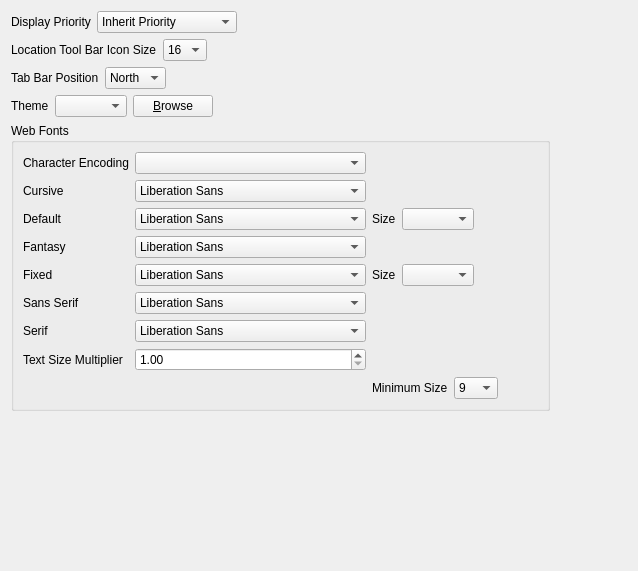
            <widget class="QWidget" name="scrollAreaWidgetContents_4">
             <property name="geometry">
              <rect>
               <x>0</x>
               <y>0</y>
               <width>638</width>
               <height>571</height>
              </rect>
             </property>
             <layout class="QVBoxLayout" name="verticalLayout_2">
              <item>
               <layout class="QHBoxLayout" name="horizontalLayout_63">
                <item>
                 <widget class="QLabel" name="label_78">
                  <property name="text">
                   <string>Display Priority</string>
                  </property>
                 </widget>
                </item>
                <item>
                 <widget class="QComboBox" name="displaypriority">
                  <property name="currentIndex">
                   <number>3</number>
                  </property>
                  <property name="sizeAdjustPolicy">
                   <enum>QComboBox::AdjustToContents</enum>
                  </property>
                  <item>
                   <property name="text">
                    <string>High Priority</string>
                   </property>
                  </item>
                  <item>
                   <property name="text">
                    <string>Highest Priority</string>
                   </property>
                  </item>
                  <item>
                   <property name="text">
                    <string>Idle Priority</string>
                   </property>
                  </item>
                  <item>
                   <property name="text">
                    <string>Inherit Priority</string>
                   </property>
                  </item>
                  <item>
                   <property name="text">
                    <string>Low Priority</string>
                   </property>
                  </item>
                  <item>
                   <property name="text">
                    <string>Lowest Priority</string>
                   </property>
                  </item>
                  <item>
                   <property name="text">
                    <string>Normal Priority</string>
                   </property>
                  </item>
                  <item>
                   <property name="text">
                    <string>Time-Critical Priority</string>
                   </property>
                  </item>
                 </widget>
                </item>
                <item>
                 <spacer name="horizontalSpacer_52">
                  <property name="orientation">
                   <enum>Qt::Horizontal</enum>
                  </property>
                  <property name="sizeHint" stdset="0">
                   <size>
                    <width>40</width>
                    <height>20</height>
                   </size>
                  </property>
                 </spacer>
                </item>
               </layout>
              </item>
              <item>
               <layout class="QHBoxLayout" name="horizontalLayout_41">
                <item>
                 <widget class="QLabel" name="label_57">
                  <property name="text">
                   <string>Location Tool Bar Icon Size</string>
                  </property>
                 </widget>
                </item>
                <item>
                 <widget class="QComboBox" name="locationToolbarIconSizeComboBox">
                  <property name="sizeAdjustPolicy">
                   <enum>QComboBox::AdjustToContents</enum>
                  </property>
                  <item>
                   <property name="text">
                    <string>16</string>
                   </property>
                  </item>
                  <item>
                   <property name="text">
                    <string>24</string>
                   </property>
                  </item>
                  <item>
                   <property name="text">
                    <string>32</string>
                   </property>
                  </item>
                 </widget>
                </item>
                <item>
                 <spacer name="horizontalSpacer_32">
                  <property name="orientation">
                   <enum>Qt::Horizontal</enum>
                  </property>
                  <property name="sizeHint" stdset="0">
                   <size>
                    <width>40</width>
                    <height>20</height>
                   </size>
                  </property>
                 </spacer>
                </item>
               </layout>
              </item>
              <item>
               <layout class="QHBoxLayout" name="horizontalLayout_65">
                <item>
                 <widget class="QLabel" name="label_80">
                  <property name="text">
                   <string>Tab Bar Position</string>
                  </property>
                 </widget>
                </item>
                <item>
                 <widget class="QComboBox" name="tab_bar_position">
                  <property name="currentIndex">
                   <number>1</number>
                  </property>
                  <item>
                   <property name="text">
                    <string>East</string>
                   </property>
                  </item>
                  <item>
                   <property name="text">
                    <string>North</string>
                   </property>
                  </item>
                  <item>
                   <property name="text">
                    <string>South</string>
                   </property>
                  </item>
                  <item>
                   <property name="text">
                    <string>West</string>
                   </property>
                  </item>
                 </widget>
                </item>
                <item>
                 <spacer name="horizontalSpacer_54">
                  <property name="orientation">
                   <enum>Qt::Horizontal</enum>
                  </property>
                  <property name="sizeHint" stdset="0">
                   <size>
                    <width>40</width>
                    <height>20</height>
                   </size>
                  </property>
                 </spacer>
                </item>
               </layout>
              </item>
              <item>
               <layout class="QHBoxLayout" name="horizontalLayout_14">
                <item>
                 <widget class="QLabel" name="label_4">
                  <property name="text">
                   <string>Theme</string>
                  </property>
                 </widget>
                </item>
                <item>
                 <widget class="QComboBox" name="iconSetComboBox">
                  <property name="sizeAdjustPolicy">
                   <enum>QComboBox::AdjustToContents</enum>
                  </property>
                 </widget>
                </item>
                <item>
                 <widget class="QPushButton" name="chooseIconSetPushButton">
                  <property name="sizePolicy">
                   <sizepolicy hsizetype="Fixed" vsizetype="Fixed">
                    <horstretch>0</horstretch>
                    <verstretch>0</verstretch>
                   </sizepolicy>
                  </property>
                  <property name="text">
                   <string>&amp;Browse</string>
                  </property>
                 </widget>
                </item>
                <item>
                 <spacer name="horizontalSpacer_17">
                  <property name="orientation">
                   <enum>Qt::Horizontal</enum>
                  </property>
                  <property name="sizeHint" stdset="0">
                   <size>
                    <width>40</width>
                    <height>20</height>
                   </size>
                  </property>
                 </spacer>
                </item>
               </layout>
              </item>
              <item>
               <layout class="QHBoxLayout" name="horizontalLayout_20">
                <item>
                 <widget class="QGroupBox" name="groupBox">
                  <property name="title">
                   <string>Web Fonts</string>
                  </property>
                  <layout class="QGridLayout" name="gridLayout_6">
                   <item row="4" column="0">
                    <widget class="QLabel" name="label">
                     <property name="text">
                      <string>Fixed</string>
                     </property>
                    </widget>
                   </item>
                   <item row="4" column="1">
                    <widget class="QFontComboBox" name="fixedFontCombinationBox">
                     <property name="editable">
                      <bool>false</bool>
                     </property>
                     <property name="sizeAdjustPolicy">
                      <enum>QComboBox::AdjustToContents</enum>
                     </property>
                    </widget>
                   </item>
                   <item row="2" column="0">
                    <widget class="QLabel" name="label_8">
                     <property name="text">
                      <string>Default</string>
                     </property>
                    </widget>
                   </item>
                   <item row="2" column="1">
                    <widget class="QFontComboBox" name="defaultFontCombinationBox">
                     <property name="editable">
                      <bool>false</bool>
                     </property>
                     <property name="sizeAdjustPolicy">
                      <enum>QComboBox::AdjustToContents</enum>
                     </property>
                    </widget>
                   </item>
                   <item row="1" column="0">
                    <widget class="QLabel" name="label_44">
                     <property name="text">
                      <string>Cursive</string>
                     </property>
                    </widget>
                   </item>
                   <item row="1" column="1">
                    <widget class="QFontComboBox" name="cursiveFontCombinationBox">
                     <property name="editable">
                      <bool>false</bool>
                     </property>
                     <property name="sizeAdjustPolicy">
                      <enum>QComboBox::AdjustToContents</enum>
                     </property>
                    </widget>
                   </item>
                   <item row="5" column="0">
                    <widget class="QLabel" name="label_45">
                     <property name="text">
                      <string>Sans Serif</string>
                     </property>
                    </widget>
                   </item>
                   <item row="5" column="1">
                    <widget class="QFontComboBox" name="sansSerifFontCombinationBox">
                     <property name="editable">
                      <bool>false</bool>
                     </property>
                     <property name="sizeAdjustPolicy">
                      <enum>QComboBox::AdjustToContents</enum>
                     </property>
                    </widget>
                   </item>
                   <item row="6" column="0">
                    <widget class="QLabel" name="label_46">
                     <property name="text">
                      <string>Serif</string>
                     </property>
                    </widget>
                   </item>
                   <item row="6" column="1">
                    <widget class="QFontComboBox" name="serifFontCombinationBox">
                     <property name="editable">
                      <bool>false</bool>
                     </property>
                     <property name="sizeAdjustPolicy">
                      <enum>QComboBox::AdjustToContents</enum>
                     </property>
                    </widget>
                   </item>
                   <item row="3" column="0">
                    <widget class="QLabel" name="label_47">
                     <property name="text">
                      <string>Fantasy</string>
                     </property>
                    </widget>
                   </item>
                   <item row="3" column="1">
                    <widget class="QFontComboBox" name="fantasyFontCombinationBox">
                     <property name="editable">
                      <bool>false</bool>
                     </property>
                     <property name="sizeAdjustPolicy">
                      <enum>QComboBox::AdjustToContents</enum>
                     </property>
                    </widget>
                   </item>
                   <item row="2" column="2">
                    <layout class="QHBoxLayout" name="horizontalLayout_16">
                     <item>
                      <widget class="QLabel" name="label_43">
                       <property name="text">
                        <string>Size</string>
                       </property>
                      </widget>
                     </item>
                     <item>
                      <widget class="QComboBox" name="defaultFontSizeCombinationBox">
                       <property name="sizeAdjustPolicy">
                        <enum>QComboBox::AdjustToContents</enum>
                       </property>
                      </widget>
                     </item>
                     <item>
                      <spacer name="horizontalSpacer_7">
                       <property name="orientation">
                        <enum>Qt::Horizontal</enum>
                       </property>
                       <property name="sizeHint" stdset="0">
                        <size>
                         <width>40</width>
                         <height>20</height>
                        </size>
                       </property>
                      </spacer>
                     </item>
                    </layout>
                   </item>
                   <item row="4" column="2">
                    <layout class="QHBoxLayout" name="horizontalLayout_18">
                     <item>
                      <widget class="QLabel" name="label_7">
                       <property name="text">
                        <string>Size</string>
                       </property>
                      </widget>
                     </item>
                     <item>
                      <widget class="QComboBox" name="fixedFontSizeCombinationBox">
                       <property name="sizeAdjustPolicy">
                        <enum>QComboBox::AdjustToContents</enum>
                       </property>
                      </widget>
                     </item>
                     <item>
                      <spacer name="horizontalSpacer_9">
                       <property name="orientation">
                        <enum>Qt::Horizontal</enum>
                       </property>
                       <property name="sizeHint" stdset="0">
                        <size>
                         <width>40</width>
                         <height>20</height>
                        </size>
                       </property>
                      </spacer>
                     </item>
                    </layout>
                   </item>
                   <item row="8" column="2">
                    <layout class="QHBoxLayout" name="horizontalLayout_19">
                     <item>
                      <widget class="QLabel" name="label_48">
                       <property name="text">
                        <string>Minimum Size</string>
                       </property>
                      </widget>
                     </item>
                     <item>
                      <widget class="QComboBox" name="minimumFontSizeCombinationBox">
                       <property name="currentIndex">
                        <number>3</number>
                       </property>
                       <property name="sizeAdjustPolicy">
                        <enum>QComboBox::AdjustToContents</enum>
                       </property>
                       <item>
                        <property name="text">
                         <string>6</string>
                        </property>
                       </item>
                       <item>
                        <property name="text">
                         <string>7</string>
                        </property>
                       </item>
                       <item>
                        <property name="text">
                         <string>8</string>
                        </property>
                       </item>
                       <item>
                        <property name="text">
                         <string>9</string>
                        </property>
                       </item>
                       <item>
                        <property name="text">
                         <string>10</string>
                        </property>
                       </item>
                       <item>
                        <property name="text">
                         <string>11</string>
                        </property>
                       </item>
                       <item>
                        <property name="text">
                         <string>12</string>
                        </property>
                       </item>
                       <item>
                        <property name="text">
                         <string>13</string>
                        </property>
                       </item>
                       <item>
                        <property name="text">
                         <string>14</string>
                        </property>
                       </item>
                       <item>
                        <property name="text">
                         <string>15</string>
                        </property>
                       </item>
                       <item>
                        <property name="text">
                         <string>16</string>
                        </property>
                       </item>
                       <item>
                        <property name="text">
                         <string>17</string>
                        </property>
                       </item>
                       <item>
                        <property name="text">
                         <string>18</string>
                        </property>
                       </item>
                       <item>
                        <property name="text">
                         <string>19</string>
                        </property>
                       </item>
                       <item>
                        <property name="text">
                         <string>20</string>
                        </property>
                       </item>
                       <item>
                        <property name="text">
                         <string>21</string>
                        </property>
                       </item>
                       <item>
                        <property name="text">
                         <string>22</string>
                        </property>
                       </item>
                       <item>
                        <property name="text">
                         <string>23</string>
                        </property>
                       </item>
                       <item>
                        <property name="text">
                         <string>24</string>
                        </property>
                       </item>
                       <item>
                        <property name="text">
                         <string>25</string>
                        </property>
                       </item>
                      </widget>
                     </item>
                     <item>
                      <spacer name="horizontalSpacer_10">
                       <property name="orientation">
                        <enum>Qt::Horizontal</enum>
                       </property>
                       <property name="sizeHint" stdset="0">
                        <size>
                         <width>40</width>
                         <height>20</height>
                        </size>
                       </property>
                      </spacer>
                     </item>
                    </layout>
                   </item>
                   <item row="0" column="0">
                    <widget class="QLabel" name="label_54">
                     <property name="text">
                      <string>Character Encoding</string>
                     </property>
                    </widget>
                   </item>
                   <item row="0" column="1">
                    <widget class="QComboBox" name="encodingCombinationBox">
                     <property name="sizeAdjustPolicy">
                      <enum>QComboBox::AdjustToContents</enum>
                     </property>
                    </widget>
                   </item>
                   <item row="7" column="0">
                    <widget class="QLabel" name="label_64">
                     <property name="text">
                      <string>Text Size Multiplier</string>
                     </property>
                    </widget>
                   </item>
                   <item row="7" column="1">
                    <widget class="QDoubleSpinBox" name="textSizeMultiplierSpinBox">
                     <property name="minimum">
                      <double>1.000000000000000</double>
                     </property>
                     <property name="singleStep">
                      <double>0.250000000000000</double>
                     </property>
                    </widget>
                   </item>
                  </layout>
                 </widget>
                </item>
                <item>
                 <spacer name="horizontalSpacer_11">
                  <property name="orientation">
                   <enum>Qt::Horizontal</enum>
                  </property>
                  <property name="sizeHint" stdset="0">
                   <size>
                    <width>40</width>
                    <height>20</height>
                   </size>
                  </property>
                 </spacer>
                </item>
               </layout>
              </item>
              <item>
               <spacer name="verticalSpacer_2">
                <property name="orientation">
                 <enum>Qt::Vertical</enum>
                </property>
                <property name="sizeHint" stdset="0">
                 <size>
                  <width>20</width>
                  <height>40</height>
                 </size>
                </property>
               </spacer>
              </item>
             </layout>
            </widget>
